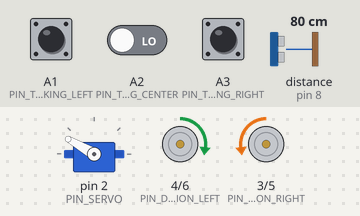
Recording of a sketch running on a simulated Arduino Uno, built with avr-gcc and run on an emulated ATmega328P. Shown: servo, direction and speed pins drawn as motors (green arrow = direction pin HIGH = forward, orange = LOW = backward, longer = more drive). Wiring (inferred from the names in the program): ultrasonic range finder: trigger pin 7; echo pin 8. Inputs (shaded band) come from the test bench; at power-on: distance to the obstacle (sensor on pin 8) 80 cm, A1 (PIN_TRACKING_LEFT) LOW, A2 (PIN_TRACKING_CENTER) LOW, A3 (PIN_TRACKING_RIGHT) LOW. The echo pulse lasts 58.3 µs per cm.

Above: at 1.28 s.
1.3 s: distance to the obstacle (sensor on pin 8) set to 46 cm
At 1.41 s:
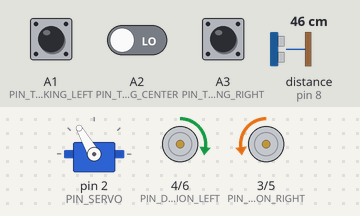
4.3 s: distance to the obstacle (sensor on pin 8) set to 38 cm
At 5.2 s:
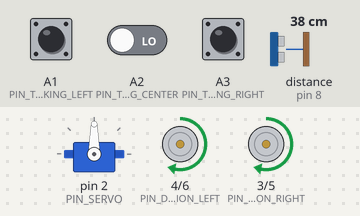
At 6.9 s:
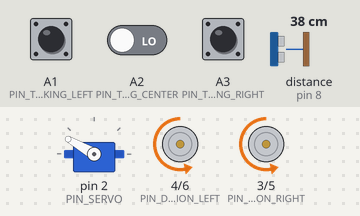
Timing chart, 0 to 16.3 s (numbered marks = the images above; inputs shaded):
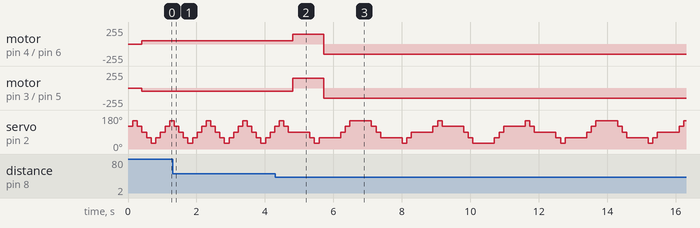

Measured:
- the behaviour switches between 41 and 40 cm on distance to the obstacle (sensor on pin 8) (found by bisection; images 1 and 2)
- after the input at 4.3 s, motor on pin 4 (PIN_DIRECTION_LEFT) / pin 6 (PIN_MOTOR_PWM_LEFT): forward 50/255 → forward 150/255 after 0.51 s, → backward 150/255 0.90 s later; motor on pin 3 (PIN_DIRECTION_RIGHT) / pin 5 (PIN_MOTOR_PWM_RIGHT): backward 50/255 → forward 150/255 after 0.51 s, → backward 150/255 0.90 s later

The sketch:

center.ino
```cpp
#include "Servo.h"
#include "RF24.h"

// Pin Definitions
#define PIN_SERVO           2
#define MOTOR_DIRECTION     0
#define PIN_DIRECTION_LEFT  4
#define PIN_DIRECTION_RIGHT 3
#define PIN_MOTOR_PWM_LEFT  6
#define PIN_MOTOR_PWM_RIGHT 5
#define PIN_SONIC_TRIG      7
#define PIN_SONIC_ECHO      8
#define PIN_TRACKING_LEFT   A1
#define PIN_TRACKING_CENTER A2
#define PIN_TRACKING_RIGHT  A3
#define PIN_BATTERY         A0

// Constants
#define OBSTACLE_DISTANCE       40
#define OBSTACLE_DISTANCE_LOW   15
#define LINE_TRACKING_THRESHOLD 7
#define TK_FORWARD_SPEED        50
#define TK_TURN_SPEED           180
#define TK_STOP_SPEED           0
#define OA_SCAN_ANGLE_MIN       30
#define OA_SCAN_ANGLE_MAX       150
#define OA_WAITTING_SERVO_TIME  130

// RF24 Remote Control
#define NRF_CE_PIN              9
#define NRF_CSN_PIN             10
#define MODE_COMBINED           1

// Objects
Servo servo;
RF24 radio(NRF_CE_PIN, NRF_CSN_PIN);

// Variables
int currentMode = MODE_COMBINED;
float batteryVoltage = 0;
int tk_VoltageCompensationToSpeed = 0;
int servoAngle = 90;
bool scanningLeftToRight = true; // Servo scanning direction flag

int distance[3]; // To store obstacle distances from sonar

// Function Declarations
void setup();
void loop();
void combinedMode();
void updateObstacleAvoidance();
void updateLineTracking();
void updateServoScan();
float getSonar();
u8 getTrackingSensorVal();
void motorRun(int speedl, int speedr);
void calculateVoltageCompensation();

void setup() {
  // Initialize pins
  pinMode(PIN_DIRECTION_LEFT, OUTPUT);
  pinMode(PIN_MOTOR_PWM_LEFT, OUTPUT);
  pinMode(PIN_DIRECTION_RIGHT, OUTPUT);
  pinMode(PIN_MOTOR_PWM_RIGHT, OUTPUT);
  pinMode(PIN_SONIC_TRIG, OUTPUT);
  pinMode(PIN_SONIC_ECHO, INPUT);
  pinMode(PIN_TRACKING_LEFT, INPUT);
  pinMode(PIN_TRACKING_CENTER, INPUT);
  pinMode(PIN_TRACKING_RIGHT, INPUT);

  // Initialize servo
  servo.attach(PIN_SERVO);
  servo.write(90);

  // Calculate speed compensation based on battery voltage
  calculateVoltageCompensation();
}

void loop() {
  if (currentMode == MODE_COMBINED) {
    combinedMode();
  }
}

// Combines line tracking and obstacle avoidance
void combinedMode() {
  // Update obstacle distances
  updateObstacleAvoidance();

  // If no obstacle is detected ahead, perform line tracking
  if (distance[1] >= OBSTACLE_DISTANCE) {
    updateLineTracking();
  }
}

// Updates obstacle avoidance logic
void updateObstacleAvoidance() {
  int tempDistance[3] = {0};
  for (int i = 0; i < 3; i++) {
    updateServoScan(); // Ensure servo scans left and right
    delay(OA_WAITTING_SERVO_TIME);
    tempDistance[i] = getSonar();
  }

  distance[0] = tempDistance[0]; // Left
  distance[1] = tempDistance[1]; // Center
  distance[2] = tempDistance[2]; // Right

  if (distance[1] < OBSTACLE_DISTANCE) { // Obstacle detected ahead
    if (distance[0] > distance[2]) {
      motorRun(-150, 150); // Turn left
    } else {
      motorRun(150, -150); // Turn right
    }
    delay(500);
  }
}

// Updates line tracking logic
void updateLineTracking() {
  u8 trackingSensorVal = getTrackingSensorVal();
  switch (trackingSensorVal) { //1 is non they are backwards
    case 7:   // 111 - Stop
      motorRun(TK_FORWARD_SPEED, TK_FORWARD_SPEED);
    break;
    case 0:
      motorRun(-TK_FORWARD_SPEED, -TK_FORWARD_SPEED);
    break;
    case 3:   // 011 - Turn Right
      motorRun(-TK_TURN_SPEED, TK_TURN_SPEED);
      break;
    case 1:   // 001 - Turn Right
      motorRun(-TK_TURN_SPEED, TK_TURN_SPEED);
      break;
    case 6:   // 110 - Turn Left
      motorRun(TK_TURN_SPEED, -TK_TURN_SPEED);
      break;
    case 4:   // 100 - Turn Left
      motorRun(TK_TURN_SPEED, -TK_TURN_SPEED);
      break;
    case 2 :
      motorRun(TK_FORWARD_SPEED, TK_FORWARD_SPEED);
    default:  // Default to Forward
      motorRun(TK_STOP_SPEED, TK_STOP_SPEED);
      break;
  }
}

// Servo scanning logic for obstacle avoidance
void updateServoScan() {
  if (scanningLeftToRight) {
    servoAngle += 30; // Increment angle to move right
    if (servoAngle >= OA_SCAN_ANGLE_MAX) {
      servoAngle = OA_SCAN_ANGLE_MAX; // Clamp to max angle
      scanningLeftToRight = false;   // Switch direction
    }
  } else {
    servoAngle -= 30; // Decrement angle to move left
    if (servoAngle <= OA_SCAN_ANGLE_MIN) {
      servoAngle = OA_SCAN_ANGLE_MIN; // Clamp to min angle
      scanningLeftToRight = true;    // Switch direction
    }
  }
  servo.write(servoAngle); // Update servo position
}

// Gets the distance from the ultrasonic sensor
float getSonar() {
  digitalWrite(PIN_SONIC_TRIG, LOW);
  delayMicroseconds(2);
  digitalWrite(PIN_SONIC_TRIG, HIGH);
  delayMicroseconds(10);
  digitalWrite(PIN_SONIC_TRIG, LOW);

  unsigned long duration = pulseIn(PIN_SONIC_ECHO, HIGH);
  float distance = (duration / 2.0) * 0.0343;
  return distance;
}

// Reads the tracking sensor values
u8 getTrackingSensorVal() {
  u8 val = 0;
  val |= digitalRead(PIN_TRACKING_LEFT) << 2;
  val |= digitalRead(PIN_TRACKING_CENTER) << 1;
  val |= digitalRead(PIN_TRACKING_RIGHT);
  return val;
}

// Runs the motors with given speeds
void motorRun(int speedl, int speedr) {
  int dirL = speedl > 0 ? 0 : 1;
  int dirR = speedr > 0 ? 1 : 0;

  speedl = abs(speedl);
  speedr = abs(speedr);

  digitalWrite(PIN_DIRECTION_LEFT, dirL);
  digitalWrite(PIN_DIRECTION_RIGHT, dirR);
  analogWrite(PIN_MOTOR_PWM_LEFT, speedl);
  analogWrite(PIN_MOTOR_PWM_RIGHT, speedr);
}

// Calculates voltage compensation for consistent speeds
void calculateVoltageCompensation() {
  int batteryADC = analogRead(PIN_BATTERY);
  batteryVoltage = batteryADC / 1023.0 * 5.0 * 4;
  tk_VoltageCompensationToSpeed = (7.0 - batteryVoltage) * 30;
}
```
